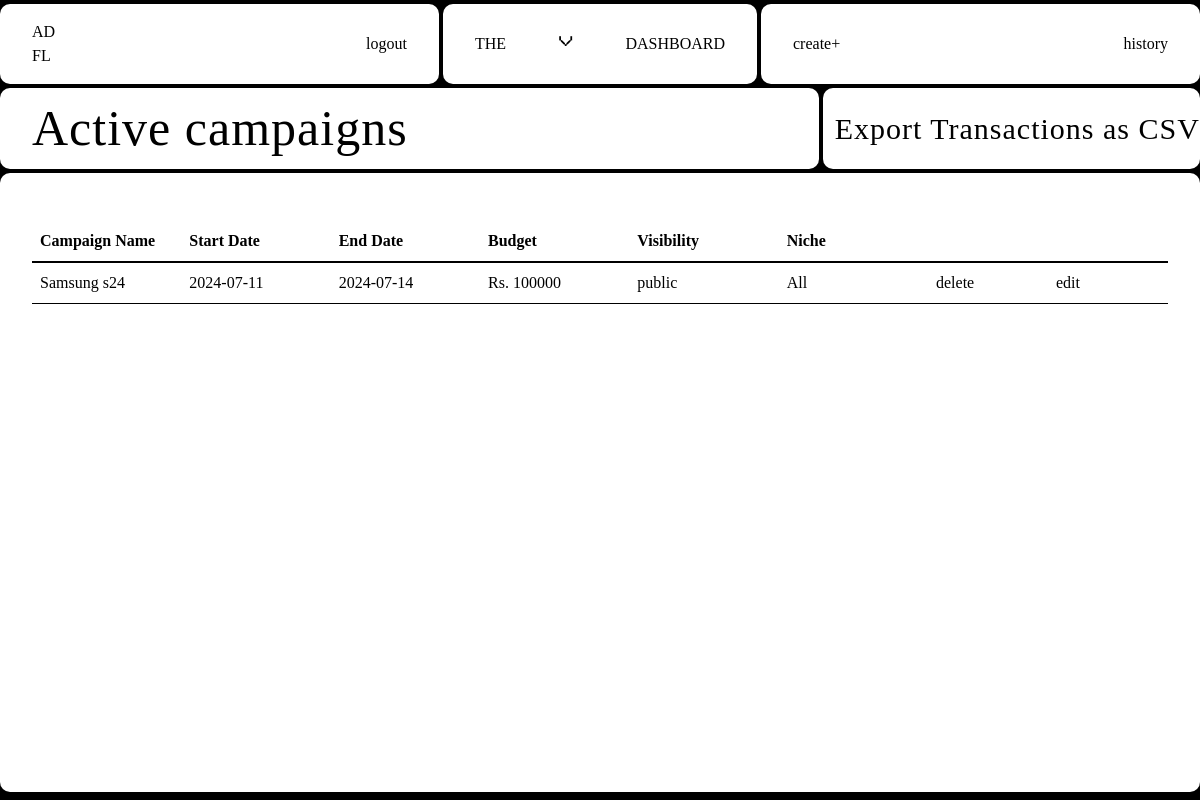
Page /sponsor/viewCampaigns (signed in) on the earlier database version.
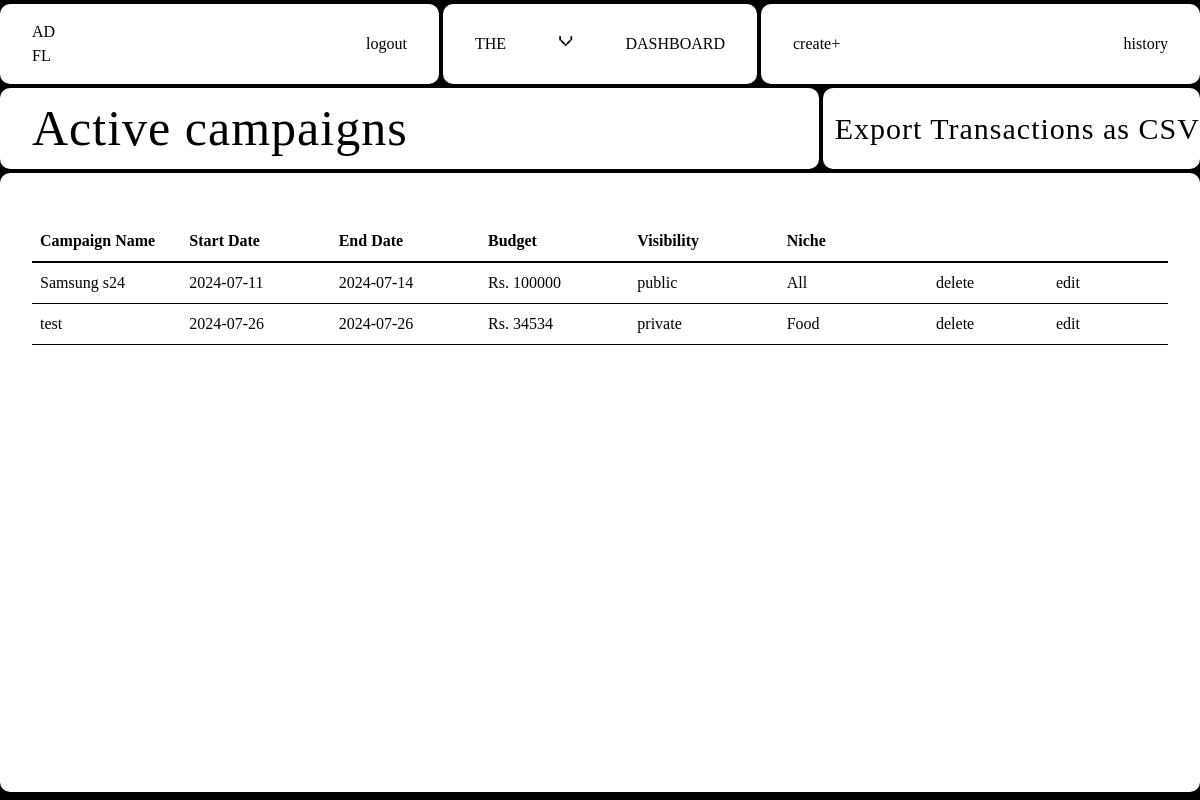
Same page on the later database version.
### Adfluence/models.py (models this page shows)
class Campaign(db.Model):
    __tablename__ = "campaign"
    id = db.Column(db.Integer, primary_key=True)
    name = db.Column(db.String(40), nullable=False)
    description = db.Column(db.Text, nullable=False)
    start_date = db.Column(db.Date, nullable=False)
    end_date = db.Column(db.Date, nullable=False)
    budget = db.Column(db.Integer, nullable=False)
    visibility = db.Column(db.String(10), nullable=False)  # 'public' or 'private'
    goals = db.Column(db.Text, nullable=False)
    niche = db.Column(db.String(40), nullable=False)
    status = db.Column(db.String(20), nullable=False, default="Incomplete")
    flagged = db.Column(db.Boolean, default=False)
    user_id = db.Column(db.Integer, db.ForeignKey("user.id"), nullable=False)
    ad_requests = db.relationship(
        "AdRequest", backref="campaign", cascade="all, delete-orphan"
    )
    campaign_requests = db.relationship(
        "campaignRequest", backref="campaign", cascade="all, delete-orphan"
    )

### Adfluence/sponsor.py (the view)
@sponsor.route("/viewCampaigns", methods=["GET"])
@role_required("Sponsor")
@login_required
def viewCampaigns():
    active_campaigns = Campaign.query.filter_by(user_id=current_user.id).all()
    return render_template(
        "Sponsor/viewCampaigns.html", user=current_user, campaigns=active_campaigns
    )

### Adfluence/views.py (called while the page is built)
def role_required(role):
    def decorator(f):
        @wraps(f)
        def decorated_function(*args, **kwargs):
            if current_user.role != role:
                abort(403)
            return f(*args, **kwargs)
        return decorated_function
    return decorator

### Adfluence/templates/Sponsor/viewCampaigns.html (shortened to what this page needs)
{% extends "base.html" %} {% block head %}
<link
  rel="stylesheet"
  href="{{ url_for('static', filename='src/sponsor_css/view_campaigns.css') }}"
/>
{% endblock %} {% block content %}
<div class="container">
  <nav>
    <div class="nav-1">
      <a href="{{ url_for('sponsor.dashboard') }}" class="logo view">
        AD <br />
        FL
      </a>
      <a href="{{ url_for('views.logout') }}" class="view">logout</a>
    </div>
    <div class="nav-2">
      <p class="menu-button view">the</p>
      <p class="x">v</p>
      <p class="menu-button view">dashboard</p>
    </div>
    <div class="nav-3">
      {% if user.flagged == False %}
      <a href="{{ url_for('sponsor.createCampaign') }}" class="view">create+</a>
      {% endif %}
      <a
        href="{{ url_for('sponsor.payment_history',user_id=current_user.id) }}"
        class="view"
      >
        history
      </a>
    </div>
  </nav>
  <div class="content-wrapper">
    <div class="header-wrapper">
      <div class="header-1">
        <h1>Active campaigns</h1>
      </div>
      <div class="header-2">
        <div class="marquee">
          <span>
            <a href="{{ url_for('sponsor.export_csv')}}">
              Export Transactions as CSV &nbsp; Export Transactions as CSV
              &nbsp; Export Transactions as CSV &nbsp; Export Transactions as
              CSV &nbsp; Export Transactions as CSV &nbsp; Export Transactions
              as CSV &nbsp; Export Transactions as CSV &nbsp; Export
              Transactions as CSV &nbsp; Export Transactions as CSV &nbsp;
            </a>
          </span>
        </div>
      </div>
    </div>
    <div class="table-wrapper">
      <table class="first-table">
        <thead>
          <tr>
            <th>Campaign Name</th>
            <th>Start Date</th>
            <th>End Date</th>
            <th>Budget</th>
            <th>Visibility</th>
            <th>Niche</th>
            <th class="link"></th>
            <th class="link"></th>
          </tr>
        </thead>
        <tbody>
          {% for campaign in campaigns %}
          <tr>
            <td>
              <a
                href="{{ url_for('sponsor.viewCampaign', campaign_id=campaign.id) }}"
                class="view"
                >{{ campaign.name }}</a
              >
            </td>
            <td>{{ campaign.start_date.strftime('%Y-%m-%d') }}</td>
            <td>{{ campaign.end_date.strftime('%Y-%m-%d') }}</td>
            <td>Rs. {{ campaign.budget }}</td>
            <td>{{ campaign.visibility }}</td>
            <td>{{ campaign.niche }}</td>
            <td class="link danger">
              <form
                action="{{ url_for('sponsor.deleteCampaign', campaign_id=campaign.id) }}"
                method="POST"
                onsubmit="return confirm('Are you sure you want to delete this campaign?');"
              >
                <button type="submit">delete</button>
              </form>
            </td>
            {% if campaign.flagged==True %}
            <td class="status-rejected">Flagged by admin</td>
            {% else %}
            <td class="link view">
              <form
                action="{{ url_for('sponsor.editCampaign', campaign_id=campaign.id) }}"
                method="POST"
                onsubmit="return confirm('Are you sure you want to edit this campaign?');"
              >
                <button type="submit">edit</button>
              </form>
            </td>
            {% endif %}
          </tr>
          {% endfor %}
        </tbody>
      </table>
    </div>
  </div>
  {% endblock %}

### Adfluence/templates/base.html (shortened to what this page needs)
<!DOCTYPE html>
<html>
  <head>
    <link
      rel="stylesheet"
      href="{{ url_for('static', filename='css/main.css') }}"
    />
    <link
      rel="stylesheet"
      href="{{ url_for('static', filename='src/input.css') }}"
    />
    {% block head %}{% endblock %}
  </head>
  <body>
    {% block content %} {% endblock %}
  </body>
</html>

### Adfluence/static/css/main.css (style rules this page uses)
html, :host { line-height: 1.5; -webkit-text-size-adjust: 100%; -moz-tab-size: 4; -o-tab-size: 4; tab-size: 4; font-family: ui-sans-serif, system-ui, sans-serif, "Apple Color Emoji", "Segoe UI Emoji", "Segoe UI Symbol", "Noto Color Emoji"; font-feature-settings: normal; font-variation-settings: normal; -webkit-tap-highlight-color: transparent; }
body { margin: 0; line-height: inherit; }
h1, h2, h3, h4, h5, h6 { font-size: inherit; font-weight: inherit; }
a { color: inherit; text-decoration: inherit; }
table { text-indent: 0; border-color: inherit; border-collapse: collapse; }
button, input, optgroup, select, textarea { font-family: inherit; font-feature-settings: inherit; font-variation-settings: inherit; font-size: 100%; font-weight: inherit; line-height: inherit; letter-spacing: inherit; color: inherit; margin: 0; padding: 0; }
button, select { text-transform: none; }
button, input:where([type='button']), input:where([type='reset']), input:where([type='submit']) { -webkit-appearance: button; background-color: transparent; background-image: none; }
blockquote, dl, dd, h1, h2, h3, h4, h5, h6, hr, figure, p, pre { margin: 0; }
button, [role="button"] { cursor: pointer; }
.container { width: 100%; }
@media (min-width: 640px) { .container { max-width: 640px; } }
@media (min-width: 768px) { .container { max-width: 768px; } }
@media (min-width: 1024px) { .container { max-width: 1024px; } }
* { margin: 0; padding: 0; }

### Adfluence/static/src/input.css (style rules this page uses)
* { margin: 0; padding: 0; }

### Adfluence/static/src/sponsor_css/view_campaigns.css (style rules this page uses)
* { margin: 0; padding: 0; box-sizing: border-box; }
html, body { width: 100%; height: 100%; background-color: #000; font-family: "Arame"; overflow: hidden; }
p { text-transform: uppercase; }
.x { font-family: sk; margin-top: -10px; font-size: 14px; }
.container { width: 100%; height: 100vh; max-width: 3840px; margin: 0 auto; display: flex; flex-direction: column; gap: 0.25em; }
nav { width: 100%; flex: 1; display: flex; gap: 0.25em; padding: 0.25em 0 0 0; background-color: #000; }
nav > div { display: flex; justify-content: space-between; align-items: center; padding: 1em 2em; background: #fff; color: #000; border-radius: 10px; }
.nav-1 { flex: 3; }
.nav-2 { flex: 2; }
.view { cursor: pointer; transition: all 0.2s ease-out; font-family: "Arame"; }
.nav-3 { flex: 3; }
.content-wrapper { flex: 12; width: 100%; height: 100%; display: flex; flex-direction: column; padding: 0 0 0.5em 0; background-color: #000; gap: 0.25em; overflow: hidden; }
.header-wrapper { display: flex; gap: 0.25em; }
.header-1 { flex: 8; background-color: #fff; color: #000; border-radius: 10px; text-align: left; padding: 0.2em 2em; }
.header-1 h1 { font-family: up; font-size: 50px; letter-spacing: 1px; }
.header-2 { flex: 4; position: relative; background-color: #fff; border-radius: 10px; display: flex; justify-content: center; transition: all 0.2s ease-out; }
.marquee { width: 100%; position: absolute; padding: 1em 0; overflow: hidden; z-index: 3; display: flex; align-items: center; white-space: nowrap; margin: 0 auto; bottom: 2px; }
.marquee span { font-family: up; font-weight: normal; letter-spacing: 1px; font-size: 30px; transform: translateX(12px); transition: transform 0.5s ease-in-out; cursor: pointer; }
.marquee a { text-decoration: none; color: inherit; }
.table-wrapper { width: 100%; height: 100vh; overflow-x: auto; overflow-y: auto; display: flex; justify-content: center; border-radius: 10px; background: #fff; padding: 3em 2em; }
.first-table { width: 100%; border-collapse: collapse; table-layout: fixed; height: fit-content; }
.first-table th { position: sticky; top: 0; z-index: 1; background-color: #fff; padding: 0.5em 0.5em; border-bottom: 2px solid #000; text-align: left; font-size: 16px; }
.first-table td { padding: 0.5em 0.5em; border-bottom: 1px solid #000; text-align: left; vertical-align: top; word-wrap: break-word; white-space: normal; font-size: 16px; }
.link { width: 120px; }
.danger { cursor: pointer; transition: all 0.2s ease-out; font-family: "Arame"; }

Differences in the rows shown:
added Campaign: name "test", start_date "2024-07-26", end_date "2024-07-26", budget "34534", visibility "private", niche "Food"
